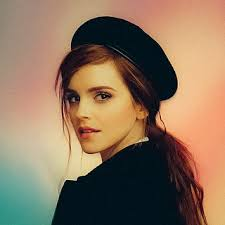
#> input picture media/emma.jfif, 225 x 225 px, found by its file name
$ jupyter execute --allow-errors Histograms.ipynb   (shell and % lines are left out)
#> lines starting #> are read from the running program, lines starting #| are printed output that depends on the picture
Histogram of a grayscale image

[cell 1]
import cv2 as cv
import numpy as np
import matplotlib.pyplot as plt

img = cv.imread('media\emma.jfif', cv.IMREAD_GRAYSCALE)
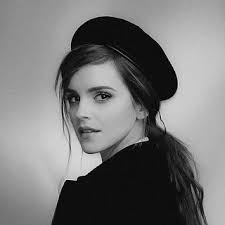
#> img: shape (225, 225); min 0, max 231, mean 119
hist = cv.calcHist([img], [0], None, [256], [0, 256])
#> hist = 256 values, max 7291 at index 14, min 0 at index 219, mean 197.8
plt.plot(hist)
plt.xlim([0, 256])
plt.show()
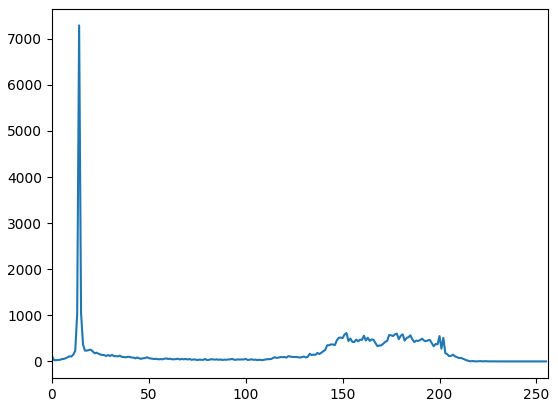
#> figure drawn by matplotlib, 1 panel; curve peaks at x = 14, y = 7291

Histogram of a color image

[cell 2]
import cv2 as cv
import numpy as np
import matplotlib.pyplot as plt

img = cv.imread('media\emma.jfif', cv.IMREAD_COLOR)
#> img is the input picture: shape (225, 225, 3); mean B, G, R 91.6, 114.4, 138.6
color = ('b', 'g', 'r')
for i, c in  enumerate(color):
    hist = cv.calcHist([img], [i], None, [256], [0, 256])
    plt.plot(hist, color=c)
    plt.xlim([0, 256])
plt.show()
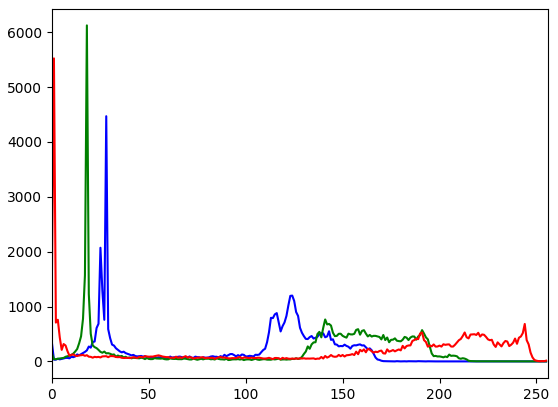
#> figure drawn by matplotlib, 1 panel; curve peaks at x = 28, y = 4468; curve peaks at x = 18, y = 6123; curve peaks at x = 1, y = 5522

Histogram Equalization

[cell 3]
import cv2 as cv
import numpy as np
from matplotlib import pyplot as plt

img = cv.imread('media/flowers.jfif', cv.IMREAD_GRAYSCALE)
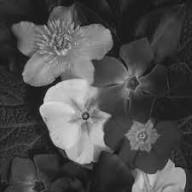
#> input picture media/flowers.jfif, 192 x 192 px
#> img is the input picture: shape (192, 192); min 9, max 222, mean 77.3

hist,bins = np.histogram(img.ravel(),256,[0,256])
#> hist = 256 values, max 916 at index 30, min 0 at index 0, mean 144; bins = 257 values from 0 to 256
cdf = hist.cumsum()
#> cdf = 256 values from 0 to 36864
cdf_normalized = cdf * hist.max()/ cdf.max()
#> cdf_normalized = 256 values from 0 to 916
plt.plot(cdf_normalized, color = 'b')
plt.hist(img.ravel(),256,[0,256], color = 'r')
plt.xlim([0,256])
plt.legend(('cdf','histogram'), loc = 'upper left')
plt.show()
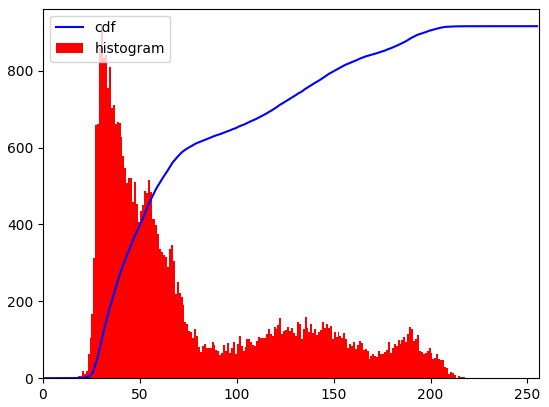
#> figure drawn by matplotlib, 1 panel; tallest bar 916 high, from x = 30 to 31; curve peaks at x = 222, y = 916

equ = cv.equalizeHist(img)
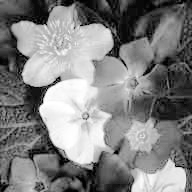
#> equ: shape (192, 192); min 0, max 255, mean 128.9

hist,bins = np.histogram(equ.ravel(),256,[0,256])
#> hist = 256 values, max 916 at index 26, min 0 at index 4, mean 144
cdf = hist.cumsum()
#> cdf = 256 values from 67 to 36864
cdf_normalized = cdf * hist.max()/ cdf.max()
#> cdf_normalized = 256 values from 1.66 to 916
plt.plot(cdf_normalized, color = 'b')
plt.hist(equ.flatten(),256,[0,256], color = 'r')
plt.xlim([0,256])
plt.legend(('cdf','histogram'), loc = 'upper left')
plt.show()
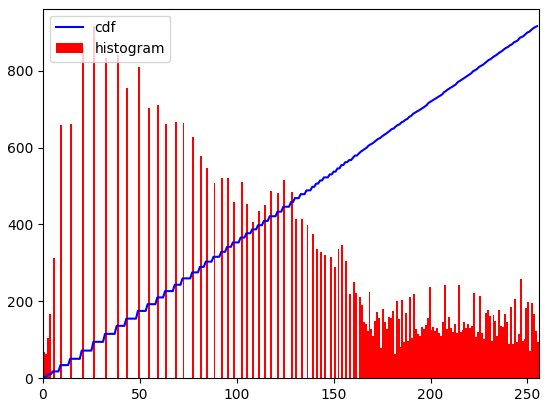
#> figure drawn by matplotlib, 1 panel; tallest bar 916 high, from x = 26 to 27; curve peaks at x = 255, y = 916

res = np.hstack((img, equ)) #stacking images side-by-side
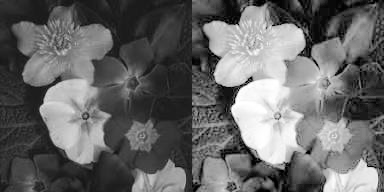
#> res: shape (192, 384); min 0, max 255, mean 103.1
plt.axis('off')
plt.imshow(img, cmap='gray')
plt.imshow(res, cmap='gray')
plt.show()

Gamma Correction

[cell 4]
import cv2 as cv
import numpy as np

fig, ax = plt.subplots()
gamma = [0.2, 0.5, 1, 2, 5]

for g in gamma:
    table = np.array([(i / 255.0)**(g)*255.0 for i in np.arange(0, 256)]).astype("uint8")
    ax.plot(table, label=r'$\gamma={g}$'.format(g=g))
ax.legend(loc='best')
ax.set_xlim([0, 255])
ax.set_ylim([0, 255])
ax.set_aspect('equal')
ax.set_xlabel(r'Input, $f(\mathbf{x})$')
ax.set_ylabel(r'Output, $f(\mathbf{x})^\gamma$')
#> (the rest of this cell did not finish here and is left out)

[cell 5]
import matplotlib.pyplot as plt
import numpy as np

# Create some sample data
x = np.linspace(0, 10, 100)
y = np.sin(x)

# Create a figure and a set of subplots (in this case, one subplot)
fig, ax = plt.subplots()

# Plot data on the Axes object
ax.plot(x, y, label='Sine Wave')

# Set labels and a title using the Axes object methods
ax.set_xlabel('X Value')
ax.set_ylabel('Y Value')
ax.set_title('A Single Plot')
ax.legend()

# Optional: Adjust layout to prevent labels from being cut off
fig.tight_layout()

# Display the plot
plt.show()
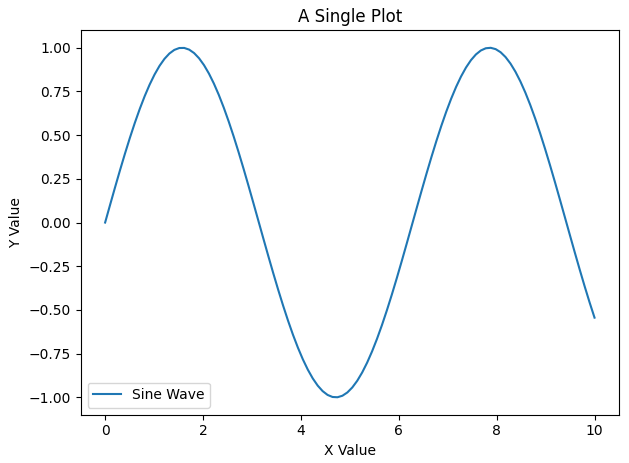
#> figure drawn by matplotlib, 1 panel; curve peaks at x = 7.88, y = 1
